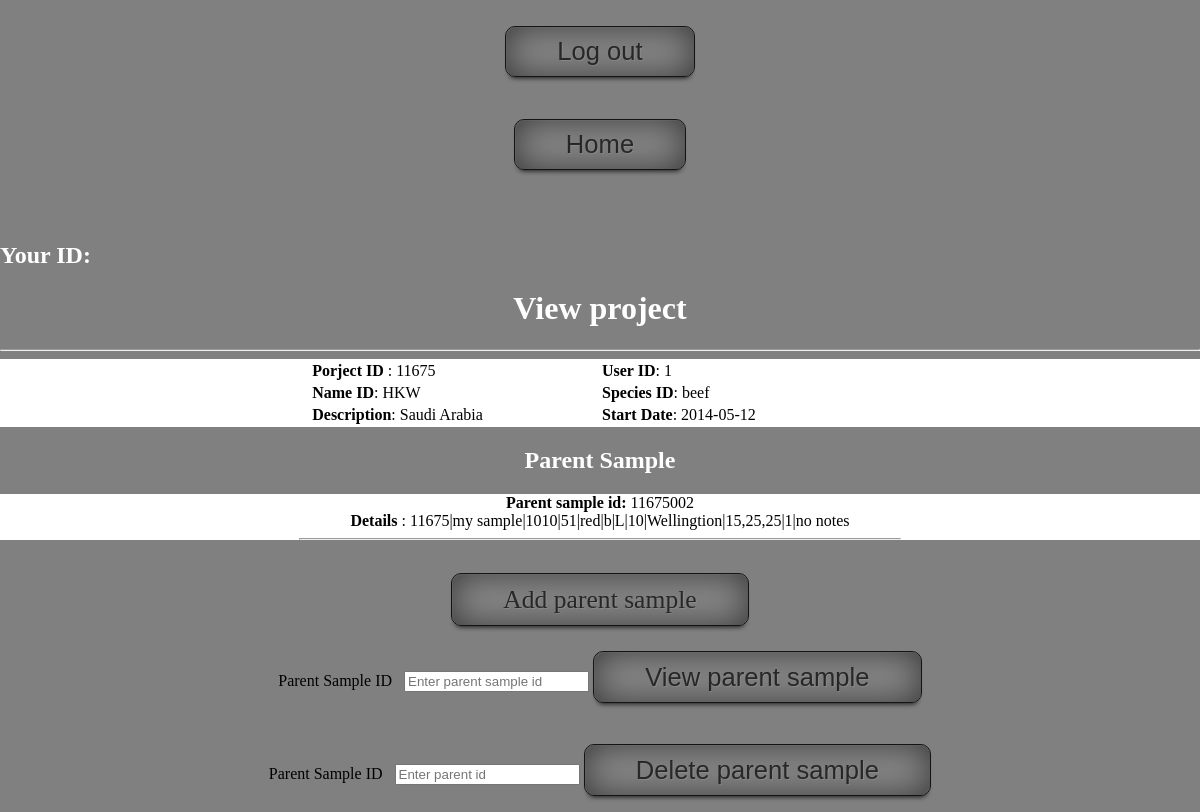
Page /view_project.php?project_id=11675 on the committed database.
### tables this page shows
CREATE TABLE IF NOT EXISTS `project` (
  `pid` int(11) NOT NULL AUTO_INCREMENT,
  `uid` int(255) NOT NULL,
  `project_name` varchar(255) NOT NULL,
  `species` varchar(255) NOT NULL,
  `description` varchar(255) NOT NULL,
  `creation_date` date NOT NULL,
  PRIMARY KEY (`pid`)
);

CREATE TABLE IF NOT EXISTS `parent_sample` (
  `sid` int(11) NOT NULL,
  `pid` int(255) NOT NULL,
  `sample_name` varchar(255) NOT NULL,
  `ph` varchar(255) NOT NULL,
  `weight` varchar(255) NOT NULL,
  `colour` varchar(255) NOT NULL,
  `tenderness` varchar(255) NOT NULL,
  `typeside` varchar(255) NOT NULL,
  `temp` varchar(255) NOT NULL,
  `location` varchar(255) NOT NULL,
  `dimension_code` varchar(255) NOT NULL,
  `number` int(11) NOT NULL,
  `note` varchar(255) NOT NULL,
  PRIMARY KEY (`sid`)
);

### view_project.php (the view, shortened to what this page needs)
<html>
<head>
<link rel="stylesheet" type="text/css" href="buttons.css">
<form action="index.php" method="post" >
  <input id="button"type="submit" value="Log out">
</form>
<form action="home.php" method="post" >
  <input id="button"type="submit" value="Home">
</form>
</head>
<body>
<br>
<br>
<?php
 $project_id = $_GET["project_id"];
$result = mysql_query("SELECT * FROM project where pid=".$project_id);
	 echo "<h2 align='left'> Your ID:  <b><i>".$_GET["username"]."</i></b></h2>";
	 echo "<h1>View project</h1>";
	 echo "<hr>";
	while ($row = mysql_fetch_array($result))
		{
			echo "<div id='formContainer'>";
					echo "<table align='center'>";
					echo " <tr>";
					echo "<td width='30%'> <b>Porject ID </b>: ".$row["pid"]."</td>";
					echo "<td width='30%'> <b>User ID</b>: ".$row["uid"]."</td>";
					echo "</tr>";
					echo " <tr>";
					echo "<td width='30%'> <b>Name ID</b>: ".$row["project_name"]."</td>";
					echo "<td width='30%'> <b>Species ID</b>: ".$row["species"]."</td>";
					echo "</tr>";
					echo " <tr>";
					echo "<td width='30%'> <b>Description</b>: ".$row["description"]."</td>";
					echo "<td width='30%'> <b>Start Date</b>: ".$row["creation_date"]."</td>";
					echo "</tr>";
					echo "</table>";
			echo "</div>";
		}
			echo "<h2>Parent Sample</h2>";
		    echo "<div id='formContainer'>";
					$result = mysql_query("SELECT * FROM parent_sample where pid=".$project_id);
						while ($row = mysql_fetch_array($result))
						{
							echo "<b>Parent sample id:</b> ".$row["sid"];
							echo "<br>";
							echo "<b>Details </b>: ".$row["pid"]."|".$row["sample_name"]."|".$row["ph"]."|".$row["weight"].
							"|".$row["colour"]."|".$row["tenderness"]."|".$row["typeside"]."|".$row["temp"]."|".$row["location"]."|"
							.$row["dimension_code"]."|".$row["number"]."|".$row["note"];
							 echo "<hr width ='50%'>";
						}
		    echo "</div>";
				echo "<a href='add_parent.php?username=".$_GET["username"]."&project_id=".$project_id."' id='button'>Add parent sample</a>";
				echo "<br>";
?>
<form name="login" action="view_parent.php" method="get" accept-charset="utf-8">
		<label for="pid">Parent Sample ID</label>
       &nbsp; <input type="text" name="parent_id" placeholder="Enter parent sample id" required>
        <input id="button"type="submit" value="View parent sample">
</form>
<form name="login" action="delete_parent.php" method="get" accept-charset="utf-8">
		<label for="pid">Parent Sample ID</label>
       &nbsp; <input type="text" name="parent_id" placeholder="Enter parent id" required>
        <input id="button"type="submit" value="Delete parent sample">
</form>
</body>
</html>

### buttons.css (style rules this page uses)
body { margin: 0; font-family: Calibri; text-align: center; background-color: grey; }
#button { display: inline-block; margin: 1em 0 0 0; padding: 0.4em 2em; font-size: 1.6em; background: rgba(255,255,255,0.07); color: rgba(0,0,0,0.7); text-shadow: 1px 1px 0 rgba(255,255,255,0.1); text-decoration: none; border: solid 1px rgba(20,20,20,1); border-radius: 10px; box-shadow: inset 1px 1px 1px rgba(255,255,255,0.05), inset 0 0 35px rgba(0,0,0,0.6), 0 5px 5px -4px rgba(0,0,0,0.8); }
h2 { color:white; }
h1 { color:white; }
#formContainer { background-color:white; }

### rows in the picture
project: pid "11675", uid "1", project_name "HKW", species "beef", description "Saudi Arabia", creation_date "2014-05-12"
parent_sample: sid "11675002", pid "11675", sample_name "my sample", ph "1010", weight "51", colour "red", tenderness "b", typeside "L", temp "10", location "Wellingtion", dimension_code "15,25,25", number "1", note "no notes"
